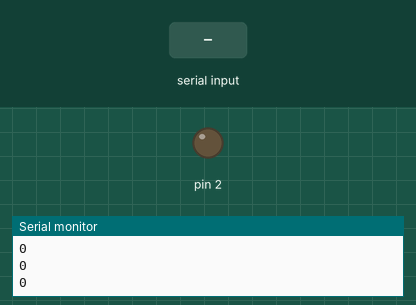
Simulated run of this sketch. Board: Arduino Uno, built with avr-gcc and run on an emulated ATmega328P. Parts: output pins drawn as LEDs (lit = HIGH), the last lines printed to the serial monitor. Inputs (shaded band) come from the test bench.

Above: at 1.0 s.
1.1 s: "90,45\n" received over Serial
At 2.4 s:
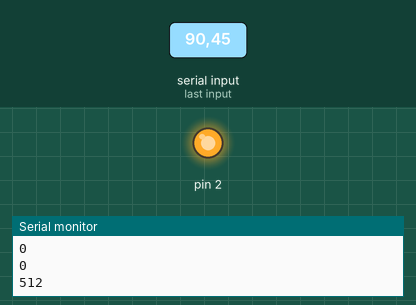
Timing chart, 0 to 4.1 s (numbered marks = the images above; inputs shaded):
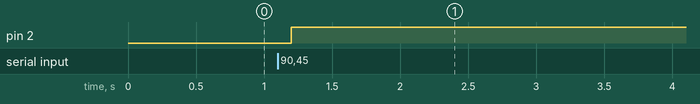

The sketch:

p5_webSerial_windBounceLedControl.ino
```cpp
void setup() {
  Serial.begin(9600);
  pinMode(2, OUTPUT);
  while (Serial.available() <= 0) {
    Serial.println("0"); // send a starting message
    delay(300);              // wait 1/3 second
  }
}

void loop() {
  while (Serial.available()) {
    byte bounce = Serial.parseInt();
    if (Serial.read() == '\n') {
      digitalWrite(2, bounce);
      int sensor = analogRead(A0);
      Serial.println(sensor);
    }
  }
}

/*

import processing.serial.*;
Serial myPort;

boolean onOff=false;

PVector velocity;
PVector gravity;
PVector position;
PVector acceleration;
PVector wind;
float drag = 0.99;
float mass = 50;
float hDampening;

void setup() {
  size(640, 360);
  printArray(Serial.list());
  String portname=Serial.list()[5];
  println(portname);
  myPort = new Serial(this, portname, 9600);
  myPort.clear();
  myPort.bufferUntil('\n');

  position = new PVector(width/2, 0);
  velocity = new PVector(0, 0);
  acceleration = new PVector(0, 0);
  gravity = new PVector(0, 0.5*mass);
  wind = new PVector(0, 0);
  hDampening=map(mass, 15, 80, .98, .96);
}

void draw() {
  background(255);

  velocity.x*=hDampening;

  applyForce(wind);
  applyForce(gravity);
  velocity.add(acceleration);
  velocity.mult(drag);
  position.add(velocity);
  acceleration.mult(0);
  ellipse(position.x, position.y, mass, mass);

  if (position.y > height-mass/2) {
    velocity.y *= -0.9;  // A little dampening when hitting the bottom
    position.y = height-mass/2;
  }

  if (round(velocity.y)<0)
    onOff=true;
  else
    onOff=false;
}

void applyForce(PVector force) {
  // Newton's 2nd law: F = M * A
  // or A = F / M
  PVector f = PVector.div(force, mass);
  acceleration.add(f);
}

void serialEvent(Serial myPort) {
  String s=myPort.readStringUntil('\n');
  s=trim(s);
  if (s!=null) {
    println(s);
    int values[]=int(split(s, ','));
    if (values.length==1) {
      wind.x=(float)map(values[0], 0, 1023, 10, -10);
    }
  }
  myPort.write(int(onOff)+"\n");
}

void keyPressed() {
  if (key==' ') {
    mass=random(15, 80);
    position.y=-mass;
    velocity.mult(0);
  }
}


 */
```

Measured:
- after the input at 1.1 s, pin 2: LOW → HIGH after 0.10 s
